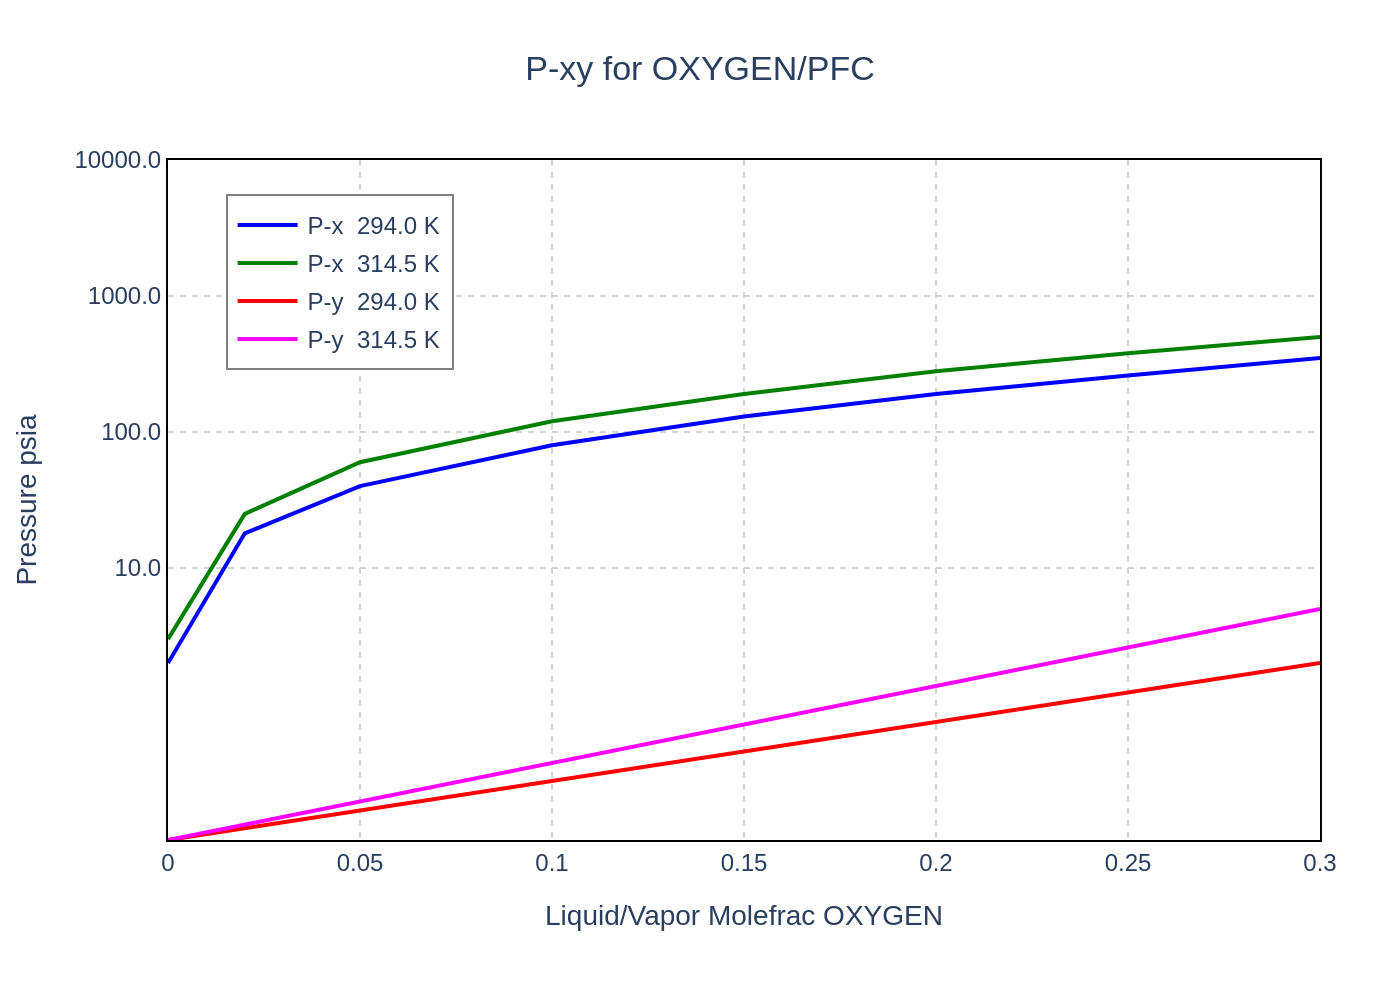

This chart was generated by the following Python code:
import sys
import json
import plotly.graph_objects as go

if len(sys.argv) != 2:
    sys.exit(1)

json_file_path = sys.argv[1]
output_filename = json_file_path.rsplit('.', 1)[0] + '.png'

try:
    with open(json_file_path, 'r', encoding='utf-8') as f:
        chart_info = json.load(f)
except (FileNotFoundError, json.JSONDecodeError):
    sys.exit(1)

chart_data = chart_info.get('chart_data', [])
texts = chart_info.get('texts', {})
colors = chart_info.get('colors', [])

fig = go.Figure()

for i, series in enumerate(chart_data):
    fig.add_trace(go.Scatter(
        x=series.get('x'),
        y=series.get('y'),
        name=series.get('name'),
        mode='lines',
        line=dict(color=colors[i] if i < len(colors) else None)
    ))

fig.update_layout(
    title=dict(
        text=texts.get('title'),
        x=0.5,
        xanchor='center'
    ),
    xaxis=dict(
        title=texts.get('x_axis_title'),
        showgrid=True,
        gridcolor='#D3D3D3',
        gridwidth=1,
        griddash='dot',
        zeroline=False,
        range=[0, 0.3],
        showline=True,
        linewidth=1,
        linecolor='black',
        mirror=True
    ),
    yaxis=dict(
        title=texts.get('y_axis_title'),
        type='log',
        range=[-1, 4], # Corresponds to 10^-1 (0.1) to 10^4 (10000)
        tickvals=[10, 100, 1000, 10000],
        ticktext=['10.0', '100.0', '1000.0', '10000.0'],
        showgrid=True,
        gridcolor='#D3D3D3',
        gridwidth=1,
        griddash='dot',
        showline=True,
        linewidth=1,
        linecolor='black',
        mirror=True
    ),
    font=dict(
        family="Arial"
    ),
    legend=dict(
        x=0.05,
        y=0.95,
        xanchor='left',
        yanchor='top',
        borderwidth=1,
        bordercolor='grey'
    ),
    plot_bgcolor='white',
    margin=dict(l=80, r=40, t=80, b=80)
)

fig.write_image(output_filename, scale=2)
